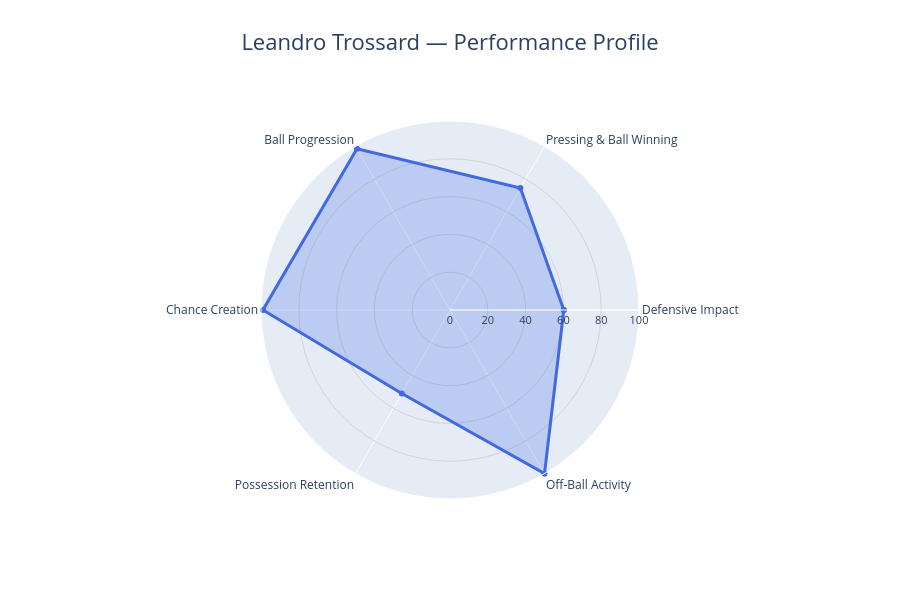

Here is the notebook cell this chart was saved with:
### Code cell
plot_player_radar("Leandro Trossard", df)

### Figure 1 — Plotly figure (JSON) as saved in the notebook; plotly's stock layout.template omitted (floating-point values rounded to 4 significant figures)
{"data": [{"fill": "toself", "fillcolor": "rgba(65,105,225,0.25)", "hovertemplate": "<b>%{theta}</b><br>Percentile: %{r:.1f}<extra></extra>", "line": {"color": "royalblue", "width": 3}, "r": [60.2, 74.49, 98.47, 98.98, 51.02, 100, 60.2], "theta": ["Defensive Impact", "Pressing & Ball Winning", "Ball Progression", "Chance Creation", "Possession Retention", "Off-Ball Activity", "Defensive Impact"], "type": "scatterpolar"}], "layout": {"height": 600, "hoverlabel": {"bgcolor": "white", "font": {"size": 12}}, "polar": {"angularaxis": {"tickfont": {"size": 12}}, "domain": {"x": [0.05, 0.95], "y": [0.05, 0.95]}, "radialaxis": {"gridcolor": "lightgray", "range": [0, 100], "tickfont": {"size": 11}, "visible": true}}, "showlegend": false, "title": {"font": {"size": 22}, "text": "Leandro Trossard — Performance Profile", "x": 0.5}}}
